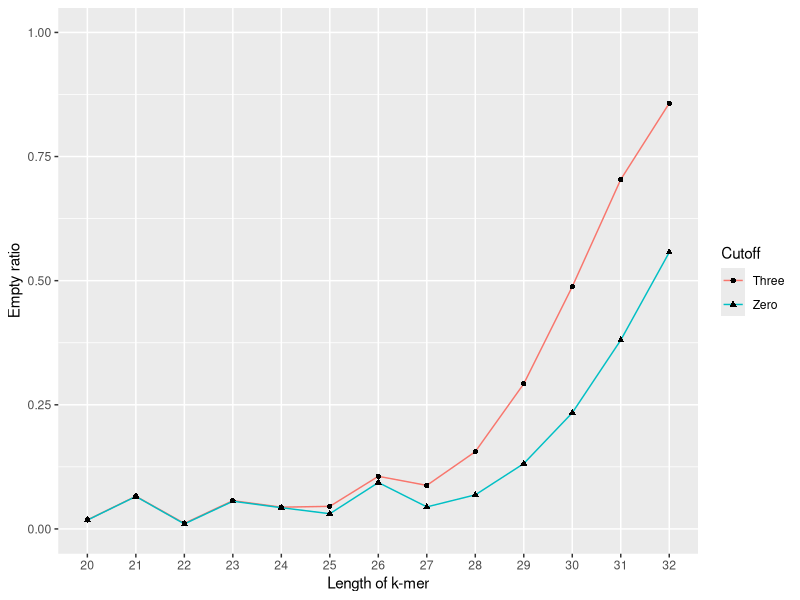

Generate this figure with R:
library(ggplot2)
library(dplyr)
require(gridExtra)
library(grid)
library(cowplot)
library(ggpubr)

df<-read.table("For_methods/converted_kmer_empty_table.csv", sep=",", header=TRUE)

pdf(file="kmer_empty_table.pdf", width=4.5, height=3, onefile=FALSE)

df$k<-as.factor(df$k)

p<-ggplot(df, aes(x=k, y=empty, group=Cutoff)) +
  geom_line(aes(color=Cutoff))+
  geom_point(aes(shape=Cutoff))+
  xlab("Length of k-mer")+
  ylab("Empty ratio")+
  # theme(axis.text.x = element_text(angle=0, hjust=0.4, size = 6))+
  # theme(axis.title.y = element_text(size = 8))+
  ylim(c(0,1))
p




dev.off()